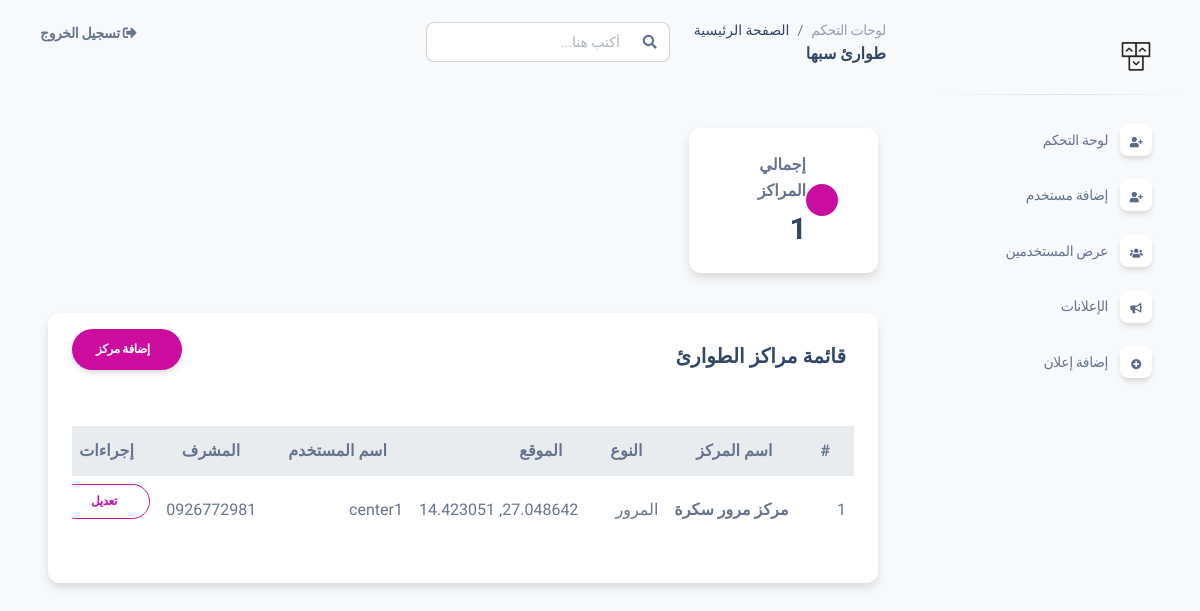
Screenshot of /api/centers/ (signed in) with the database file from the repository.
### Main/models.py (models this page shows, shortened)
class EmergencyCenter(models.Model):
    name = models.CharField(max_length=255, verbose_name="اسم المركز")
    type = models.CharField(choices=[
        ("traffic", "المرور"),     # بلاغ مروري
        ("help", "النجدة"),           # طلب مساعدة
        ("ambulance", "الاسعاف"),
         ('fire','المطافئ')], max_length=20,null=True,blank=True, verbose_name="نوع المركز")
    location_lat = models.DecimalField(max_digits=9, decimal_places=6, verbose_name="خط العرض")
    location_lng = models.DecimalField(max_digits=9, decimal_places=6, verbose_name="خط الطول")
    admin = models.ForeignKey(CustomUser, on_delete=models.SET_NULL, null=True, blank=True, related_name='centers_managed')
    user_account = models.OneToOneField(CustomUser, on_delete=models.CASCADE, related_name='emergency_center_account')

class CustomUser(AbstractUser):
    REPORT_TYPE_CHOICES = [
        ("traffic", "المرور"),     # بلاغ مروري
        ("help", "النجدة"),           # طلب مساعدة
        ("ambulance", "الاسعاف"),
         ('fire','المطافئ'),
          ('user','مستخدم') # طلب إسعاف
    ]
    USER_ROLE_CHOICES = [
        ('admin', 'مدير نظام'),
        ('emergency_admin', 'مشرف طوارئ'),  # مثل مدير مرور - إسعاف
        ('emergency_center', 'مركز طوارئ'),  # نقطة تابعة للمشرف
        ('user', 'مستخدم عادي'),
    ]
    user_type =models.CharField(choices=USER_ROLE_CHOICES, max_length=50,null=True,blank=True)
    type = models.CharField(choices=REPORT_TYPE_CHOICES,max_length=50)

### Main/views.py (the view)
# urls.py: path('centers/', center_list, name='center_list'),
@login_required
def center_list(request):
    if request.user.user_type == 'emergency_admin':
        centers = EmergencyCenter.objects.filter(type=request.user.type)
    else:
        centers = EmergencyCenter.objects.all()
    return render(request, 'center/list.html', {
        'centers': centers
    })

### templates/center/list.html (shortened to what this page needs)
{% extends "base.html" %}
{% load static %}
{% block content %}
<div class="container-fluid py-4">
  <div class="row mb-4">
    <div class="col-xl-3 col-md-6 mb-3">
      <div class="card border-0 shadow-sm rounded-3 h-100">
        <div class="card-body d-flex align-items-center">
          <div class="rounded-circle bg-primary p-3 me-3">
          </div>
          <div>
            <h6 class="text-muted mb-1">إجمالي المراكز</h6>
            <h3 class="mb-0">{{ centers|length }}</h3>
          </div>
        </div>
      </div>
    </div>
  </div>
  <div class="card border-0 shadow-sm rounded-3">
    <div class="card-header bg-white d-flex justify-content-between align-items-center py-3">
      <h5 class="mb-0 fw-bold">
        قائمة مراكز الطوارئ
      </h5>
      <a href="{% url 'create_emergency_center' %}" class="btn btn-primary rounded-pill px-4">
        إضافة مركز
      </a>
    </div>
    <div class="card-body d-none d-md-block">
      {% if centers %}
        <div class="table-responsive">
          <table class="table table-hover align-middle">
            <thead class="bg-light">
              <tr>
                <th class="border-top-0" width="50">#</th>
                <th class="border-top-0">اسم المركز</th>
                <th class="border-top-0">النوع</th>
                <th class="border-top-0">الموقع</th>
                <th class="border-top-0">اسم المستخدم</th>
                <th class="border-top-0">المشرف</th>
                <th class="border-top-0" width="150">إجراءات</th>
              </tr>
            </thead>
            <tbody>
              {% for center in centers %}
              <tr class="center-item" data-type="{{ center.user_account.type }}">
                <td>{{ forloop.counter }}</td>
                <td>
                  <div class="d-flex align-items-center">
                    <span class="fw-bold">{{ center.name }}</span>
                  </div>
                </td>
                <td>{{ center.user_account.get_type_display }}</td>
                <td>
                  <span class="location-badge">
                    {{ center.location_lat|default:"-" }}, {{ center.location_lng|default:"-" }}
                  </span>
                </td>
                <td>{{ center.user_account.username }}</td>
                <td>{{ center.admin.username|default:"غير محدد" }}</td>
                <td class="action-buttons d-flex">
                  <a href="{% url "edit_emergency_center" center.id %}" class="btn btn-sm btn-outline-primary rounded-pill">
                    تعديل
                  </a>
                </td>
              </tr>
              {% endfor %}
            </tbody>
          </table>
        </div>
      {% endif %}
    </div>
  </div>
</div>
{% endblock %}

### rows the page displays
EmergencyCenter: name "مركز مرور سكرة", user_account.type "المرور", location_lat "27.048642", location_lng "14.423051", user_account.username "center1", admin.username "0926772981"

### other values shown
{{ centers|length }} "1"
